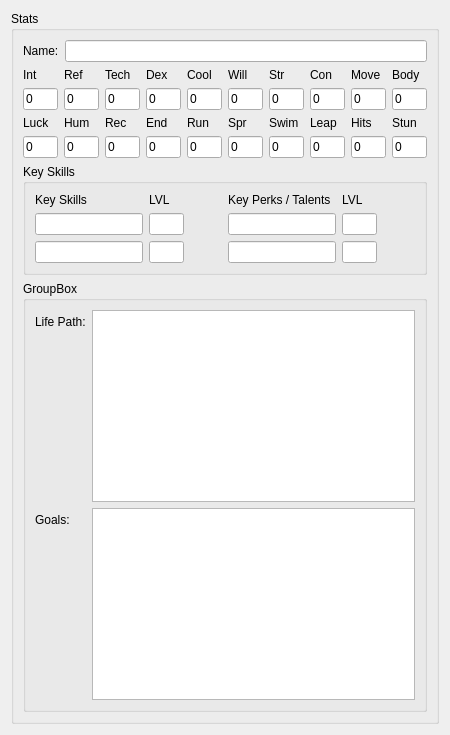
      <widget class="QWidget" name="tab_3">
       <attribute name="title">
        <string>Right Hand</string>
       </attribute>
       <layout class="QHBoxLayout" name="horizontalLayout_7">
        <item>
         <widget class="QGroupBox" name="groupBox_5">
          <property name="title">
           <string>Stats</string>
          </property>
          <layout class="QVBoxLayout" name="verticalLayout_2">
           <item>
            <layout class="QFormLayout" name="formLayout_14">
             <item row="1" column="0">
              <widget class="QLabel" name="label_83">
               <property name="text">
                <string>Name:</string>
               </property>
              </widget>
             </item>
             <item row="1" column="1">
              <widget class="QLineEdit" name="lineEditRHName"/>
             </item>
            </layout>
           </item>
           <item>
            <layout class="QGridLayout" name="gridLayout_3">
             <item row="2" column="4">
              <widget class="QLabel" name="label_43">
               <property name="text">
                <string>Run</string>
               </property>
              </widget>
             </item>
             <item row="2" column="9">
              <widget class="QLabel" name="label_44">
               <property name="text">
                <string>Stun</string>
               </property>
              </widget>
             </item>
             <item row="3" column="6">
              <widget class="QLineEdit" name="lineRORHSwim">
               <property name="minimumSize">
                <size>
                 <width>35</width>
                 <height>22</height>
                </size>
               </property>
               <property name="maximumSize">
                <size>
                 <width>35</width>
                 <height>22</height>
                </size>
               </property>
               <property name="text">
                <string>0</string>
               </property>
               <property name="maxLength">
                <number>3</number>
               </property>
               <property name="readOnly">
                <bool>true</bool>
               </property>
              </widget>
             </item>
             <item row="2" column="2">
              <widget class="QLabel" name="label_45">
               <property name="text">
                <string>Rec</string>
               </property>
              </widget>
             </item>
             <item row="1" column="2">
              <widget class="QLineEdit" name="lineEditRHTech">
               <property name="minimumSize">
                <size>
                 <width>35</width>
                 <height>22</height>
                </size>
               </property>
               <property name="maximumSize">
                <size>
                 <width>35</width>
                 <height>22</height>
                </size>
               </property>
               <property name="text">
                <string>0</string>
               </property>
               <property name="maxLength">
                <number>3</number>
               </property>
              </widget>
             </item>
             <item row="3" column="3">
              <widget class="QLineEdit" name="lineRORHEnd">
               <property name="minimumSize">
                <size>
                 <width>35</width>
                 <height>22</height>
                </size>
               </property>
               <property name="maximumSize">
                <size>
                 <width>35</width>
                 <height>22</height>
                </size>
               </property>
               <property name="text">
                <string>0</string>
               </property>
               <property name="maxLength">
                <number>3</number>
               </property>
               <property name="readOnly">
                <bool>true</bool>
               </property>
              </widget>
             </item>
             <item row="3" column="9">
              <widget class="QLineEdit" name="lineRORHStun">
               <property name="minimumSize">
                <size>
                 <width>35</width>
                 <height>22</height>
                </size>
               </property>
               <property name="maximumSize">
                <size>
                 <width>35</width>
                 <height>22</height>
                </size>
               </property>
               <property name="text">
                <string>0</string>
               </property>
               <property name="maxLength">
                <number>3</number>
               </property>
               <property name="readOnly">
                <bool>true</bool>
               </property>
              </widget>
             </item>
             <item row="1" column="0">
              <widget class="QLineEdit" name="lineEditRHInt">
               <property name="minimumSize">
                <size>
                 <width>35</width>
                 <height>22</height>
                </size>
               </property>
               <property name="maximumSize">
                <size>
                 <width>35</width>
                 <height>22</height>
                </size>
               </property>
               <property name="text">
                <string>0</string>
               </property>
               <property name="maxLength">
                <number>3</number>
               </property>
              </widget>
             </item>
             <item row="0" column="3">
              <widget class="QLabel" name="label_46">
               <property name="text">
                <string>Dex</string>
               </property>
              </widget>
             </item>
             <item row="2" column="3">
              <widget class="QLabel" name="label_47">
               <property name="text">
                <string>End</string>
               </property>
              </widget>
             </item>
             <item row="3" column="1">
              <widget class="QLineEdit" name="lineRORHHum">
               <property name="minimumSize">
                <size>
                 <width>35</width>
                 <height>22</height>
                </size>
               </property>
               <property name="maximumSize">
                <size>
                 <width>35</width>
                 <height>22</height>
                </size>
               </property>
               <property name="text">
                <string>0</string>
               </property>
               <property name="maxLength">
                <number>3</number>
               </property>
               <property name="readOnly">
                <bool>true</bool>
               </property>
              </widget>
             </item>
             <item row="3" column="2">
              <widget class="QLineEdit" name="lineRORHRec">
               <property name="minimumSize">
                <size>
                 <width>35</width>
                 <height>22</height>
                </size>
               </property>
               <property name="maximumSize">
                <size>
                 <width>35</width>
                 <height>22</height>
                </size>
               </property>
               <property name="text">
                <string>0</string>
               </property>
               <property name="maxLength">
                <number>3</number>
               </property>
               <property name="readOnly">
                <bool>true</bool>
               </property>
              </widget>
             </item>
             <item row="0" column="4">
              <widget class="QLabel" name="label_48">
               <property name="text">
                <string>Cool</string>
               </property>
              </widget>
             </item>
             <item row="1" column="4">
              <widget class="QLineEdit" name="lineEditRHCool">
               <property name="minimumSize">
                <size>
                 <width>35</width>
                 <height>22</height>
                </size>
               </property>
               <property name="maximumSize">
                <size>
                 <width>35</width>
                 <height>22</height>
                </size>
               </property>
               <property name="text">
                <string>0</string>
               </property>
               <property name="maxLength">
                <number>3</number>
               </property>
              </widget>
             </item>
             <item row="2" column="6">
              <widget class="QLabel" name="label_49">
               <property name="text">
                <string>Swim</string>
               </property>
              </widget>
             </item>
             <item row="3" column="8">
              <widget class="QLineEdit" name="lineRORHHits">
               <property name="minimumSize">
                <size>
                 <width>35</width>
                 <height>22</height>
                </size>
               </property>
               <property name="maximumSize">
                <size>
                 <width>35</width>
                 <height>22</height>
                </size>
               </property>
               <property name="text">
                <string>0</string>
               </property>
               <property name="maxLength">
                <number>3</number>
               </property>
               <property name="readOnly">
                <bool>true</bool>
               </property>
              </widget>
             </item>
             <item row="1" column="5">
              <widget class="QLineEdit" name="lineEditRHWill">
               <property name="minimumSize">
                <size>
                 <width>35</width>
                 <height>22</height>
                </size>
               </property>
               <property name="maximumSize">
                <size>
                 <width>35</width>
                 <height>22</height>
                </size>
               </property>
               <property name="text">
                <string>0</string>
               </property>
               <property name="maxLength">
                <number>3</number>
               </property>
              </widget>
             </item>
             <item row="1" column="8">
              <widget class="QLineEdit" name="lineEditRHMove">
               <property name="minimumSize">
                <size>
                 <width>35</width>
                 <height>22</height>
                </size>
               </property>
               <property name="maximumSize">
                <size>
                 <width>35</width>
                 <height>22</height>
                </size>
               </property>
               <property name="text">
                <string>0</string>
               </property>
               <property name="maxLength">
                <number>3</number>
               </property>
              </widget>
             </item>
             <item row="1" column="1">
              <widget class="QLineEdit" name="lineEditRHRef">
               <property name="minimumSize">
                <size>
                 <width>35</width>
                 <height>22</height>
                </size>
               </property>
               <property name="maximumSize">
                <size>
                 <width>35</width>
                 <height>22</height>
                </size>
               </property>
               <property name="text">
                <string>0</string>
               </property>
               <property name="maxLength">
                <number>3</number>
               </property>
              </widget>
             </item>
             <item row="0" column="1">
              <widget class="QLabel" name="label_50">
               <property name="text">
                <string>Ref</string>
               </property>
              </widget>
             </item>
             <item row="2" column="1">
              <widget class="QLabel" name="label_51">
               <property name="text">
                <string>Hum</string>
               </property>
              </widget>
             </item>
             <item row="0" column="5">
              <widget class="QLabel" name="label_52">
               <property name="text">
                <string>Will</string>
               </property>
              </widget>
             </item>
             <item row="0" column="2">
              <widget class="QLabel" name="label_53">
               <property name="text">
                <string>Tech</string>
               </property>
              </widget>
             </item>
             <item row="1" column="7">
              <widget class="QLineEdit" name="lineEditRHCon">
               <property name="minimumSize">
                <size>
                 <width>35</width>
                 <height>22</height>
                </size>
               </property>
               <property name="maximumSize">
                <size>
                 <width>35</width>
                 <height>22</height>
                </size>
               </property>
               <property name="text">
                <string>0</string>
               </property>
               <property name="maxLength">
                <number>3</number>
               </property>
              </widget>
             </item>
             <item row="0" column="7">
              <widget class="QLabel" name="label_54">
               <property name="text">
                <string>Con</string>
               </property>
              </widget>
             </item>
             <item row="1" column="9">
              <widget class="QLineEdit" name="lineEditRHBody">
               <property name="minimumSize">
                <size>
                 <width>35</width>
                 <height>22</height>
                </size>
               </property>
               <property name="maximumSize">
                <size>
                 <width>35</width>
                 <height>22</height>
                </size>
               </property>
               <property name="text">
                <string>0</string>
               </property>
               <property name="maxLength">
                <number>3</number>
               </property>
              </widget>
             </item>
             <item row="2" column="0">
              <widget class="QLabel" name="label_55">
               <property name="text">
                <string>Luck</string>
               </property>
              </widget>
             </item>
             <item row="1" column="6">
              <widget class="QLineEdit" name="lineEditRHStr">
               <property name="minimumSize">
                <size>
                 <width>35</width>
                 <height>22</height>
                </size>
               </property>
               <property name="maximumSize">
                <size>
                 <width>35</width>
                 <height>22</height>
                </size>
               </property>
               <property name="text">
                <string>0</string>
               </property>
               <property name="maxLength">
                <number>3</number>
               </property>
              </widget>
             </item>
             <item row="0" column="8">
              <widget class="QLabel" name="label_56">
               <property name="text">
                <string>Move</string>
               </property>
              </widget>
             </item>
             <item row="0" column="6">
              <widget class="QLabel" name="label_57">
               <property name="text">
                <string>Str</string>
               </property>
              </widget>
             </item>
             <item row="3" column="5">
              <widget class="QLineEdit" name="lineRORHSpr">
               <property name="minimumSize">
                <size>
                 <width>35</width>
                 <height>22</height>
                </size>
               </property>
               <property name="maximumSize">
                <size>
                 <width>35</width>
                 <height>22</height>
                </size>
               </property>
               <property name="text">
                <string>0</string>
               </property>
               <property name="maxLength">
                <number>3</number>
               </property>
               <property name="readOnly">
                <bool>true</bool>
               </property>
              </widget>
             </item>
             <item row="0" column="9">
              <widget class="QLabel" name="label_58">
               <property name="text">
                <string>Body</string>
               </property>
              </widget>
             </item>
             <item row="3" column="0">
              <widget class="QLineEdit" name="lineRORHLuck">
               <property name="minimumSize">
                <size>
                 <width>35</width>
                 <height>22</height>
                </size>
               </property>
               <property name="maximumSize">
                <size>
                 <width>35</width>
                 <height>22</height>
                </size>
               </property>
               <property name="text">
                <string>0</string>
               </property>
               <property name="maxLength">
                <number>3</number>
               </property>
               <property name="readOnly">
                <bool>true</bool>
               </property>
              </widget>
             </item>
             <item row="2" column="5">
              <widget class="QLabel" name="label_59">
               <property name="text">
                <string>Spr</string>
               </property>
              </widget>
             </item>
             <item row="0" column="0">
              <widget class="QLabel" name="label_60">
               <property name="text">
                <string>Int</string>
               </property>
              </widget>
             </item>
             <item row="3" column="7">
              <widget class="QLineEdit" name="lineRORHLeap">
               <property name="minimumSize">
                <size>
                 <width>35</width>
                 <height>22</height>
                </size>
               </property>
               <property name="maximumSize">
                <size>
                 <width>35</width>
                 <height>22</height>
                </size>
               </property>
               <property name="text">
                <string>0</string>
               </property>
               <property name="maxLength">
                <number>3</number>
               </property>
               <property name="readOnly">
                <bool>true</bool>
               </property>
              </widget>
             </item>
             <item row="1" column="3">
              <widget class="QLineEdit" name="lineEditRHDex">
               <property name="minimumSize">
                <size>
                 <width>35</width>
                 <height>22</height>
                </size>
               </property>
               <property name="maximumSize">
                <size>
                 <width>35</width>
                 <height>22</height>
                </size>
               </property>
               <property name="text">
                <string>0</string>
               </property>
               <property name="maxLength">
                <number>3</number>
               </property>
              </widget>
             </item>
             <item row="2" column="7">
              <widget class="QLabel" name="label_61">
               <property name="text">
                <string>Leap</string>
               </property>
              </widget>
             </item>
             <item row="3" column="4">
              <widget class="QLineEdit" name="lineRORHRun">
               <property name="minimumSize">
                <size>
                 <width>35</width>
                 <height>22</height>
                </size>
               </property>
               <property name="maximumSize">
                <size>
                 <width>35</width>
                 <height>22</height>
                </size>
               </property>
               <property name="text">
                <string>0</string>
               </property>
               <property name="maxLength">
                <number>3</number>
               </property>
               <property name="readOnly">
                <bool>true</bool>
               </property>
              </widget>
             </item>
             <item row="2" column="8">
              <widget class="QLabel" name="label_62">
               <property name="text">
                <string>Hits</string>
               </property>
              </widget>
             </item>
            </layout>
           </item>
           <item>
            <widget class="QGroupBox" name="groupBox_6">
             <property name="title">
              <string>Key Skills</string>
             </property>
             <layout class="QHBoxLayout" name="horizontalLayout_6">
              <item>
               <layout class="QFormLayout" name="formLayout_4">
                <property name="fieldGrowthPolicy">
                 <enum>QFormLayout::ExpandingFieldsGrow</enum>
                </property>
                <item row="0" column="0">
                 <widget class="QLabel" name="label_9">
                  <property name="text">
                   <string>Key Skills</string>
                  </property>
                 </widget>
                </item>
                <item row="0" column="1">
                 <widget class="QLabel" name="label_10">
                  <property name="text">
                   <string>LVL</string>
                  </property>
                 </widget>
                </item>
                <item row="1" column="0">
                 <widget class="QLineEdit" name="lineEditRHKSOne"/>
                </item>
                <item row="1" column="1">
                 <widget class="QLineEdit" name="lineEditRHKSOneLVL">
                  <property name="minimumSize">
                   <size>
                    <width>35</width>
                    <height>22</height>
                   </size>
                  </property>
                  <property name="maximumSize">
                   <size>
                    <width>35</width>
                    <height>22</height>
                   </size>
                  </property>
                  <property name="maxLength">
                   <number>3</number>
                  </property>
                 </widget>
                </item>
                <item row="2" column="0">
                 <widget class="QLineEdit" name="lineEditRHKSTwo"/>
                </item>
                <item row="2" column="1">
                 <widget class="QLineEdit" name="lineEditRHKSTwoLVL">
                  <property name="minimumSize">
                   <size>
                    <width>35</width>
                    <height>22</height>
                   </size>
                  </property>
                  <property name="maximumSize">
                   <size>
                    <width>35</width>
                    <height>22</height>
                   </size>
                  </property>
                  <property name="maxLength">
                   <number>3</number>
                  </property>
                 </widget>
                </item>
               </layout>
              </item>
              <item>
               <layout class="QFormLayout" name="formLayout_5">
                <item row="0" column="0">
                 <widget class="QLabel" name="label_11">
                  <property name="text">
                   <string>Key Perks / Talents</string>
                  </property>
                 </widget>
                </item>
                <item row="0" column="1">
                 <widget class="QLabel" name="label_12">
                  <property name="text">
                   <string>LVL</string>
                  </property>
                 </widget>
                </item>
                <item row="3" column="0">
                 <widget class="QLineEdit" name="lineEditRHKPTwo"/>
                </item>
                <item row="3" column="1">
                 <widget class="QLineEdit" name="lineEditRHKPTwoLVL">
                  <property name="minimumSize">
                   <size>
                    <width>35</width>
                    <height>22</height>
                   </size>
                  </property>
                  <property name="maximumSize">
                   <size>
                    <width>35</width>
                    <height>22</height>
                   </size>
                  </property>
                  <property name="maxLength">
                   <number>3</number>
                  </property>
                 </widget>
                </item>
                <item row="2" column="0">
                 <widget class="QLineEdit" name="lineEditRHKPOne"/>
                </item>
                <item row="2" column="1">
                 <widget class="QLineEdit" name="lineEditRHKPOneLVL">
                  <property name="minimumSize">
                   <size>
                    <width>35</width>
                    <height>22</height>
                   </size>
                  </property>
                  <property name="maximumSize">
                   <size>
                    <width>35</width>
                    <height>22</height>
                   </size>
                  </property>
                  <property name="maxLength">
                   <number>3</number>
                  </property>
                 </widget>
                </item>
               </layout>
              </item>
             </layout>
            </widget>
           </item>
           <item>
            <widget class="QGroupBox" name="groupBox_7">
             <property name="title">
              <string>GroupBox</string>
             </property>
             <layout class="QFormLayout" name="formLayout_6">
              <property name="fieldGrowthPolicy">
               <enum>QFormLayout::ExpandingFieldsGrow</enum>
              </property>
              <item row="0" column="0">
               <widget class="QLabel" name="label_13">
                <property name="text">
                 <string>Life Path:</string>
                </property>
               </widget>
              </item>
              <item row="1" column="0">
               <widget class="QLabel" name="label_14">
                <property name="text">
                 <string>Goals:</string>
                </property>
               </widget>
              </item>
              <item row="1" column="1">
               <widget class="QPlainTextEdit" name="plainTextEditRHGoals"/>
              </item>
              <item row="0" column="1">
               <widget class="QPlainTextEdit" name="plainTextEditRHLP"/>
              </item>
             </layout>
            </widget>
           </item>
          </layout>
         </widget>
        </item>
       </layout>
      </widget>
